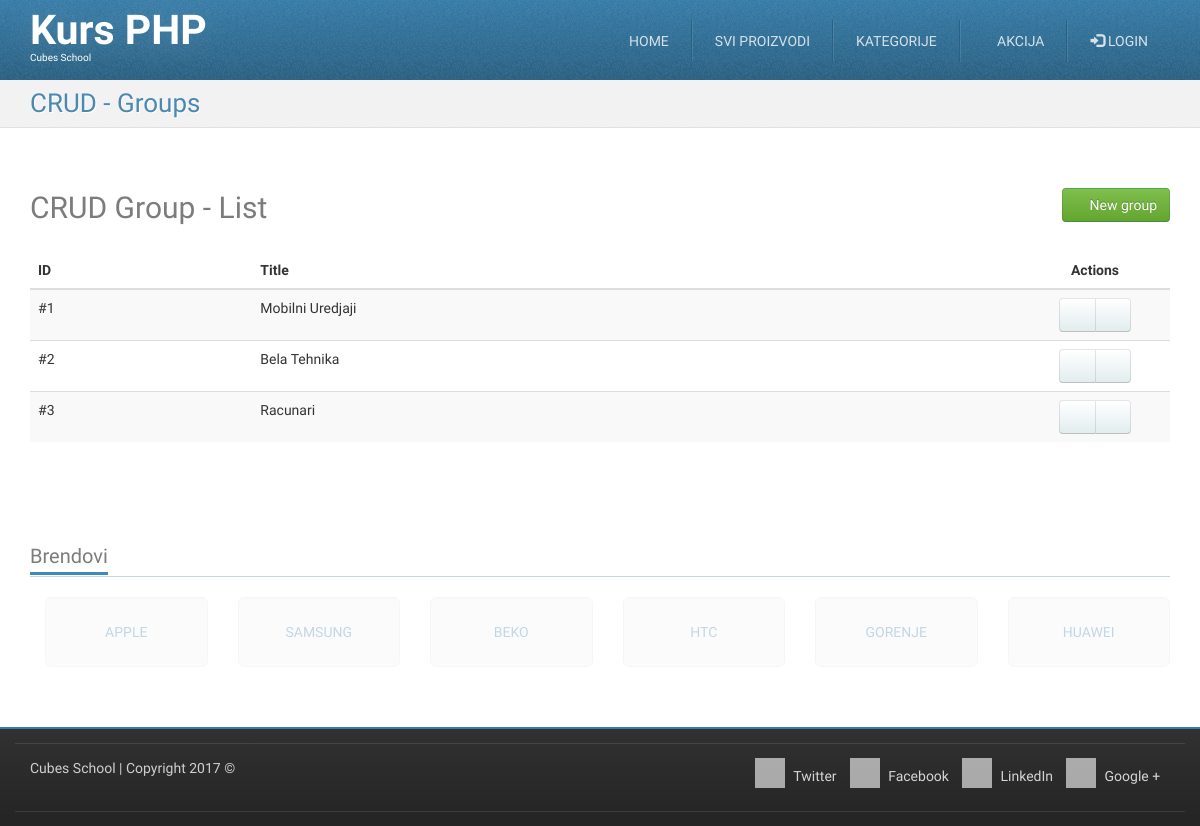
The app's page /crud-group-list.php with its own data.
### tables this page shows
CREATE TABLE `groups` (
  `id` int(11) NOT NULL,
  `title` varchar(255) NOT NULL
);

### crud-group-list.php (called while the page is built, shortened)
<?php
require_once __DIR__ . '/models/m_groups.php';
$groups = groupsFetchAll();
require_once __DIR__ . '/views/layout/header.php';
require_once __DIR__ . '/views/templates/t_crud-group-list.php';
require_once __DIR__ . '/views/layout/footer.php';

### models/m_users.php (called while the page is built, shortened)
<?php
require_once __DIR__ . '/m_database.php';
function isUserLoggedIn() {
	if (empty($_SESSION['logged_in_user'])) {
		return false;
	}
	return true;
}

### models/m_groups.php (called while the page is built, shortened)
<?php
require_once __DIR__ . '/m_database.php';
function groupsFetchAll() {
	$query = "SELECT `groups`.* FROM `groups`";
	return dbFetchAll($query);
}

### models/m_database.php (called while the page is built, shortened)
<?php
function dbGetLink() {
	static $link;
	if (!isset($link)) {
		$link = mysqli_connect('127.0.0.1', 'cubes', 'cubes', 'cubesphp');
	}
	return $link;
}
function dbQuery($query) {
	$link = dbGetLink();
	$result = mysqli_query($link, $query);
	return $result;
}
function dbFetchAll($query) {
	$result = dbQuery($query);
	return mysqli_fetch_all($result, MYSQLI_ASSOC);
}

### views/templates/t_crud-group-list.php (the view)
<div id="highlighted">
    <div class="container">
        <div class="header">
            <h2 class="page-title">
                <span>CRUD - Groups</span>
            </h2>
        </div>
    </div>
</div>
<div id="content">
    <div class="container portfolio">
        <div class="row">
            <div class="col-md-12">
                <h2>
                    CRUD Group - List
                    <a href="/crud-group-insert.php" class="pull-right btn btn-success">
                        <i class="fa fa-plus-circle"></i>
                        New group
                    </a>
                </h2>
            </div>
        </div>
        <div class="row">
            <div class="col-md-12">
                <table class="table table-striped table-hover">
                    <thead>
                        <tr>
                            <th>ID</th>
                            <th>Title</th>
                            <th class="actions text-center">Actions</th>
                        </tr>
                    </thead>
                    <tbody>
                        <?php foreach ($groups as $group) { ?>
                            <tr>
                                <td>
                                    #<?php echo htmlspecialchars($group['id']); ?>
                                </td>
                                <td>
                                    <?php echo htmlspecialchars($group['title']); ?>
                                </td>
                                <td class="text-center">
                                    <div class="btn-group">
                                        <a href="/crud-group-edit.php?id=<?php echo htmlspecialchars($group['id']); ?>" class="btn btn-default"><i class="fa fa-pencil"></i></a>
                                        <a href="/crud-group-delete.php?id=<?php echo htmlspecialchars($group['id']); ?>" class="btn btn-default"><i class="fa fa-trash"></i></a>
                                    </div>
                                </td>
                            </tr>
                        <?php } ?>
                    </tbody>
                </table>
            </div>
        </div>
    </div>
</div>

### views/layout/header.php (shortened to what this page needs)
<?php require_once __DIR__ . '/../../models/m_users.php'; ?>
<!DOCTYPE html>
<html lang="en">
	<head>
		<link href="/skins/tema/plugins/bootstrap/dist/css/bootstrap.min.css" rel="stylesheet">
		<link href="/skins/tema/plugins/font-awesome/css/font-awesome.min.css" rel="stylesheet">
		<link href="/skins/tema/plugins/animate/animate.min.css" rel="stylesheet">
		<link href="/skins/tema/plugins/flexslider/flexslider.css" rel="stylesheet">
		<link href="/skins/tema/css/theme-style.css" rel="stylesheet">
		<link href="/skins/tema/css/custom-style.css" rel="stylesheet">
		<link href="/skins/tema/css/colour-blue.css" rel="stylesheet" id="colour-scheme">
	</head>
	<body class="has-navbar-fixed-top has-highlighted">
		<div id="navigation" class="wrapper">
			<div class="navbar navbar-fixed-top" id="top">
				<div class="navbar-inner">
					<div class="inner">
						<div class="container">
							<div class="navbar-header">
								<a class="navbar-brand" href="/" title="Home">
									<h1>
										Kurs PHP
									</h1>
									<span>Cubes School</span>
								</a>
							</div>
							<div class="collapse navbar-collapse">
								<ul class="nav navbar-right" id="main-menu">
									<li>
										<a href="/">Home</a>
									</li>
									<li>
										<a href="/products.php">Svi proizvodi</a>
									</li>
									<li class="dropdown">
										<a href="#" class="dropdown-toggle" data-toggle="dropdown">Kategorije</a>
									</li>
									<li>
										<a href="/sale.php"><i class="fa fa-star"></i> Akcija</a>
									</li>
									<?php if(!isUserLoggedIn()) {?>
									<li>
										<a href="/login.php"><i class="glyphicon glyphicon-log-in"></i> Login</a>
									</li>
									<?php } ?>
								</ul>
							</div>
						</div>
					</div>
				</div>
			</div>
		</div>

### views/layout/footer.php (shortened to what this page needs)
		<div id="content-below" class="wrapper">
			<div class="container">
				<div class="clients block">
					<h3 class="block-title">
						<span>Brendovi</span>
					</h3>
					<ul class="thumbnails list-unstyled row">
						<li class="col-sm-2">
							<a href="#" class="well well-lg text-uppercase text-justify">
								Apple
							</a>
						</li>
						<li class="col-sm-2">
							<a href="#" class="well well-lg text-uppercase text-justify">
								Samsung
							</a>
						</li>
						<li class="col-sm-2">
							<a href="#" class="well well-lg text-uppercase text-justify">
								Beko
							</a>
						</li>
						<li class="col-sm-2">
							<a href="#" class="well well-lg text-uppercase text-justify">
								HTC
							</a>
						</li>
						<li class="col-sm-2">
							<a href="#" class="well well-lg text-uppercase text-justify">
								Gorenje
							</a>
						</li>
						<li class="col-sm-2">
							<a href="#" class="well well-lg text-uppercase text-justify">
								Huawei
							</a>
						</li>
					</ul>
				</div>
			</div>
		</div>
		<footer id="footer">
			<div class="container">
				<div class="row">
					<div class="subfooter">
						<div class="col-md-5">
							<p><a href="http://school.cubes.rs/">Cubes School</a> | Copyright 2017 &copy;</p>
						</div>
						<div class="col-md-7 col social-media">
							<a href="#"><i class="fa fa-twitter"></i> Twitter</a>
							<a href="#"><i class="fa fa-facebook"></i> Facebook</a>
							<a href="#"><i class="fa fa-linkedin"></i> LinkedIn</a>
							<a href="#"><i class="fa fa-google-plus"></i> Google +</a>
						</div>
					</div>
				</div>
				<div class="row">
					<div class="subfooter">
					</div>
				</div>
			</div>
		</footer>
	</body>
</html>

### skins/tema/css/custom-style.css (style rules this page uses)
#footer { min-height: 40px; }
#footer .social-media { text-align: right; }
#footer .social-media a { display: inline-block; margin-right: 0.7em; }
table .actions { width: 150px; }

### skins/tema/css/colour-blue.css (style rules this page uses)
body a { color: #377ca8; text-decoration: none; }
body .navbar-inner { background-image: -webkit-linear-gradient(top, #377ca8 0%, #2a6082 100%); background-image: -o-linear-gradient(top, #377ca8 0%, #2a6082 100%); background-image: linear-gradient(to bottom, #377ca8 0%, #2a6082 100%); background-repeat: repeat-x; filter: progid:DXImageTransform.Microsoft.gradient(startColorstr='#ff377ca8', endColorstr='#ff2a6082', GradientType=0); border-top-color: #377ca8; border-bottom-color: #377ca8; }
body #navigation .navbar { color: #ffffff; }
body #navigation .navbar-inner { border-top-color: #377ca8; border-bottom-color: #377ca8; }
body #navigation ul#main-menu li { border-left-color: rgba(255, 255, 255, 0.1); border-right-color: #2a6082; }
body #highlighted { border-bottom-color: #e1e1e1; background-color: #f2f2f2; color: #377ca8; text-shadow: 1px 1px 1px #ffffff; }
body #footer { border-top-color: #377ca8; }
body .header .page-title { color: rgba(55, 124, 168, 0.9); }
body .block .block-title { border-bottom-color: rgba(55, 124, 168, 0.3); }
body .block .block-title span { border-bottom-color: #3d8abb; }

### records on screen
groups: id "1", title "Mobilni Uredjaji"
groups: id "2", title "Bela Tehnika"
groups: id "3", title "Racunari"
